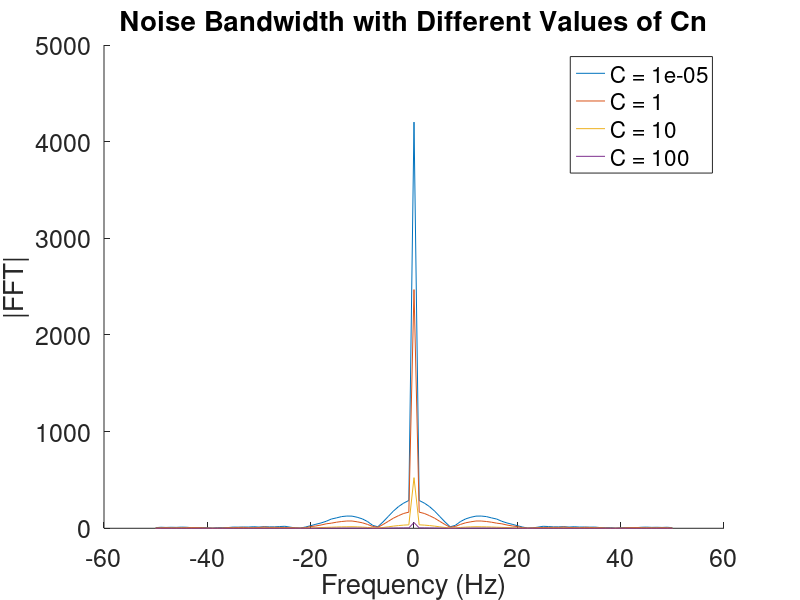

Source code (MATLAB):
R1 = 1;
cap = 0.25;
R2 = 2;
L = 0.2;
R3 = 7.8091; %From findR3Faster.m
alpha = 100;
R4 = 0.1;
R0 = 1000;
Cn = [0.00001,1,10,100];

%{ 
Unknowns:

V1
V2
V3
V4
V0
IL

%}

figureCounter = 1;

for cloop = 1:length(Cn)
    %Transient
    miu = 0.5;
    std = 0.01;
    w = pi;
    iVector = linspace(miu-(3*std),miu+(3*std),1000);
    iProb = (1/(std*sqrt(2*pi)))*exp(-0.5*(((iVector-miu)./std).^2));
    iProb = iProb*10;

    start = 1;
    probVector = zeros(round(sum(iProb)),1);
    for loop = 1:length(iProb)
        prob = round(iProb(loop));
        if(prob==1)
            probVector(start) = iVector(loop);
            start = start + 1;
        elseif(prob>1)
            stop = start + prob - 1;
            probVector(start:stop) = iVector(loop);
            start = stop + 1;
        end
    end    

    probVector = probVector(randperm(length(probVector)));
    
    Gtran = [1 0 0 0 0 0;
        1/R1 ((-1/R1)-(1/R2)) 0 0 0 -1;
        0 0 -1/R3 0 0 1;
        0 0 -alpha/R3 1 0 0;
        0 0 (-alpha*R0)/R3 0 (1+R0) 0;
        0 -1 1 0 0 0];

    Ctran = [0 0 0 0 0 0;
        cap -cap 0 0 0 0;
        0 0 -Cn(cloop) 0 0 0;
        0 0 0 0 0 0;
        0 0 0 0 0 0;
        0 0 0 0 0 L];

    acMatrix = Ctran + Gtran;

    time = zeros(1001,1);
    for i = 2:1001
        time(i) = (i-1)/1000;
    end

    FDtitle{3} = 'Noise Bandwidth with Different Values of Cn';

    part = 3;

    if(part == 1)
        vin = zeros(1001,1);
        vin(61:1001) = 1;
    elseif(part == 2)
        f = 1/0.03;
        vin = sin(2*pi*f*time);
    elseif(part == 3)
        b = 0.06;
        c = 0.03;
        vin = exp((-(time - b).^2)/(2*(c^2)));
    end

    for loop = 1:1001
        index = randperm(length(probVector),1);
        In(loop) = probVector(index);
        F = [vin(loop) 0 In(loop) 0 0 0];
        currentTime = (loop-1);
        if(loop==1)
            Vtran = acMatrix\F';
            lastVtran = Vtran;
            lastVoutTran = abs(Vtran(5));
            saveVout{part}(loop) = abs(Vtran(5));
        elseif(loop==2)
            tempF = F + (Ctran*lastVtran);
            Vtran = acMatrix\tempF';
            saveVout{part}(loop) = abs(Vtran(5));
            voutTran = abs(Vtran(5));
            lastVoutTran = voutTran;
            lastVtran = Vtran;
        else
            tempF = F + (Ctran*lastVtran);
            Vtran = acMatrix\tempF';
            saveVout{part}(loop) = abs(Vtran(5));
            voutTran = abs(Vtran(5));
            lastVoutTran = voutTran;
            lastVtran = Vtran;
        end
    end

    fs = 1000;
    n = 1000;
    f = (-n/2:n/2-1)*(fs/n);
    fourierIn{cloop} = fft(vin);
    fourierIn{cloop} = fftshift(fourierIn{cloop});
    fourierIn{cloop} = abs(fourierIn{cloop});
    fourierOut{cloop} = fft(saveVout{part});
    fourierOut{cloop} = fftshift(fourierOut{cloop});
    fourierOut{cloop} = abs(fourierOut{cloop});

    figure(figureCounter)
    hold on
    plot(f(451:551),fourierOut{cloop}(451:551),'DisplayName',['C = ',num2str(Cn(cloop))])
    set(gca,'FontSize',18)
    title(FDtitle{part})
    xlabel('Frequency (Hz)')
    ylabel('|FFT|')
    legend
end